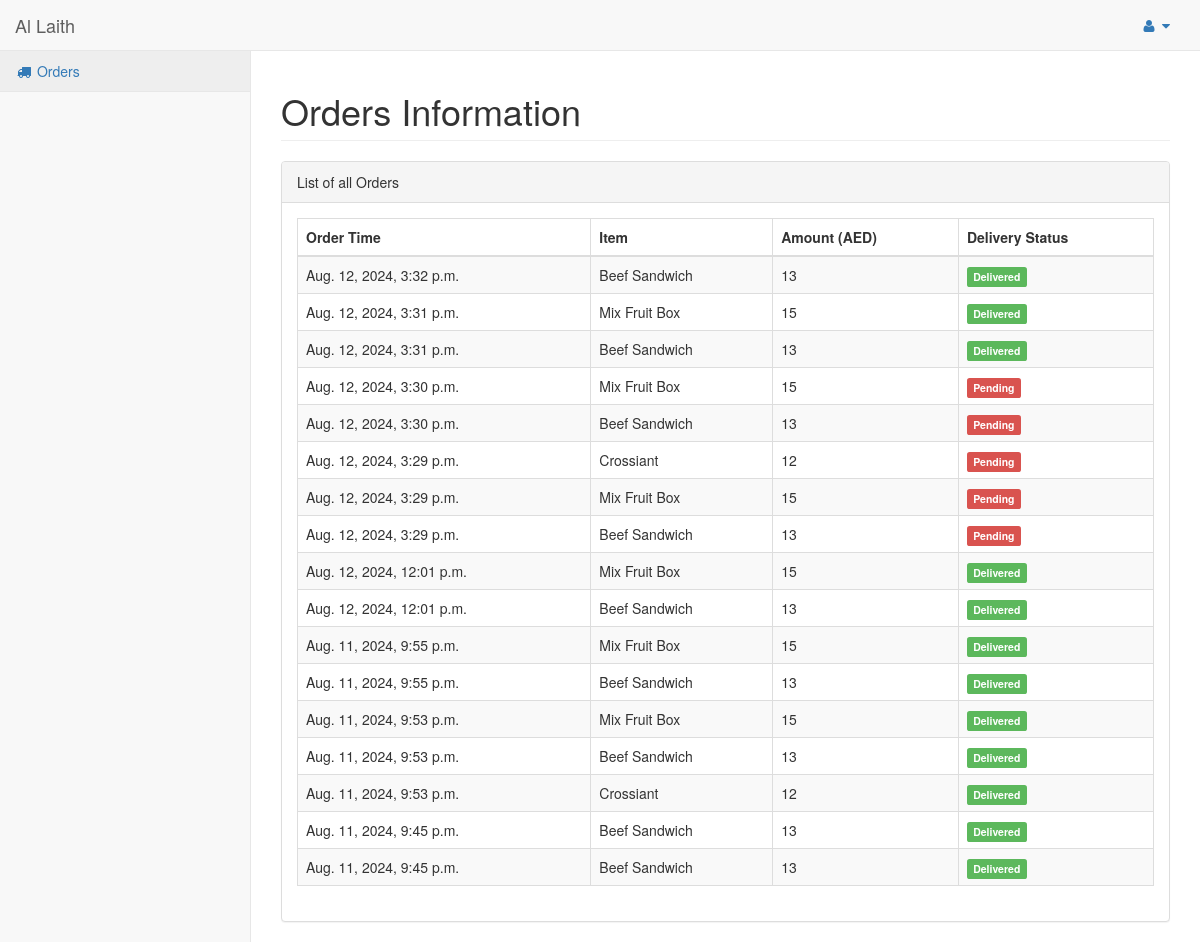
Page /myorders/ (signed in) on the earlier database version.
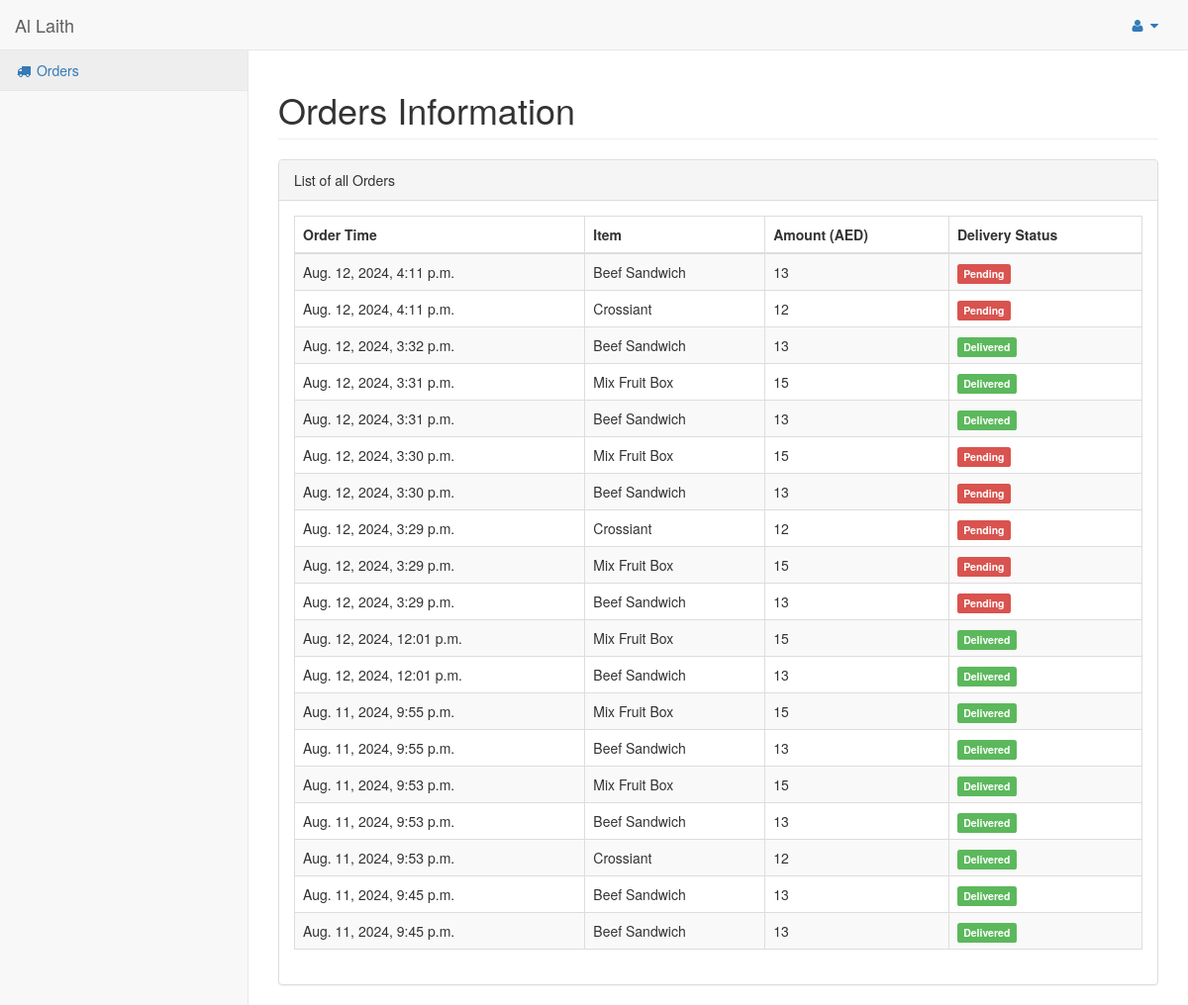
Same page on the later database version.
### hotel/models.py (models this page shows, shortened)
class Order(models.Model):
    pending = 'Pending'
    completed = 'Completed'
    STATUS = (
        (pending,pending),
        (completed,completed),
    )
    customer = models.ForeignKey(Customer,on_delete=models.CASCADE)
    order_timestamp = models.DateTimeField(auto_now_add=True)
    delivery_status = models.CharField(max_length = 100, choices = STATUS)
    if_cancelled = models.BooleanField(default = False)
    total_amount = models.IntegerField()

class OrderContent(models.Model):
    quantity = models.IntegerField(default=1)
    food = models.ForeignKey(Food, on_delete=models.CASCADE)
    order = models.ForeignKey(Order, on_delete=models.CASCADE)

class Food(models.Model):
    disabled = 'Disabled'
    enabled = 'Enabled'
    STATUS = (
        (disabled, disabled),
        (enabled, enabled),
    )
    name = models.CharField(max_length=250)
    status = models.CharField(max_length=50, choices=STATUS)
    content_description = models.TextField()
    sale_price = models.FloatField()
    image = models.FileField(blank=True, null =True)
    num_order = models.IntegerField(default=0)
    quantity_available = models.IntegerField()

### hotel/views.py (the view)
# urls.py: path('myorders/', views.my_orders, name='my_orders'),
@login_required
def my_orders(request):
    user = User.objects.get(id=request.user.id)
    customer = Customer.objects.get(customer=user)
    orders = Order.objects.filter(customer=customer).order_by('-order_timestamp')
    orders_with_contents = []
    for order in orders:
        order_contents = OrderContent.objects.filter(order=order)
        orders_with_contents.append({
            'order': order,
            'contents': order_contents
        })
    return render(request, 'orders.html', {'orders_with_contents': orders_with_contents})

### hotel/templates/orders.html (shortened to what this page needs)
{% load static %}
{% include "includes/base.html" %}
{% include "includes/navbarheader.html" %}
{% include "includes/navtop.html" %}
<div class="navbar-default sidebar" role="navigation">
    <div class="sidebar-nav navbar-collapse">
        <ul class="nav" id="side-menu">
            <li>
                <a href="{% url 'hotel:my_orders' %}">
                    <i class="fa fa-truck fa-fw"></i> Orders</a>
            </li>
        </ul>
    </div>
</div>
        </nav>
        <div id="page-wrapper">
            <div class="row">
                <div class="col-lg-12">
                    <h1 class="page-header">Orders Information</h1>
                </div>
            </div>
            <div class="row">
                <div class="col-lg-12">
                    <div class="panel panel-default">
                        <div class="panel-heading">
                            List of all Orders
                        </div>
                        <div class="panel-body">
                            <table width="100%" class="table table-striped table-bordered table-hover" id="dataTables-example">
                                <thead>
                                    <tr>
                                        <th>Order Time</th>
                                        <th>Item</th>
                                        <th>Amount (AED)</th>
                                        <th>Delivery Status</th>
                                    </tr>
                                </thead>
                                <tbody>
                                    {% for order_dict in orders_with_contents %}
                                    <tr>
                                        <td>{{ order_dict.order.order_timestamp }}</td>
                                        <td>
                                                {% for content in order_dict.contents %}
                                                {{ content.food.name }}
                                                {% endfor %}
                                        </td>
                                        <td>{{ order_dict.order.total_amount }}</td>
                                        <td>
                                            {% if order_dict.order.delivery_status == 'Completed' %}
                                                <span class="label label-success">Delivered</span>
                                            {% else %}
                                                <span class="label label-danger">Pending</span>
                                            {% endif %}
                                        </td>
                                    </tr>
                                    {% endfor %}
                                </tbody>
                            </table>
                        </div>
                    </div>
                </div>
            </div>
        </div>
    </div>
</body>
</html>

Differences in the rows shown:
added Order: order.order_timestamp "Aug. 12, 2024, 4:11 p.m.", order.total_amount "13", delivery_status "Pending"
added OrderContent: food.name "Beef Sandwich", shown under "Aug. 12, 2024, 4:11 p.m."
added Order: order.order_timestamp "Aug. 12, 2024, 4:11 p.m.", order.total_amount "12", delivery_status "Pending"
added OrderContent: food.name "Crossiant", shown under "Aug. 12, 2024, 4:11 p.m."
